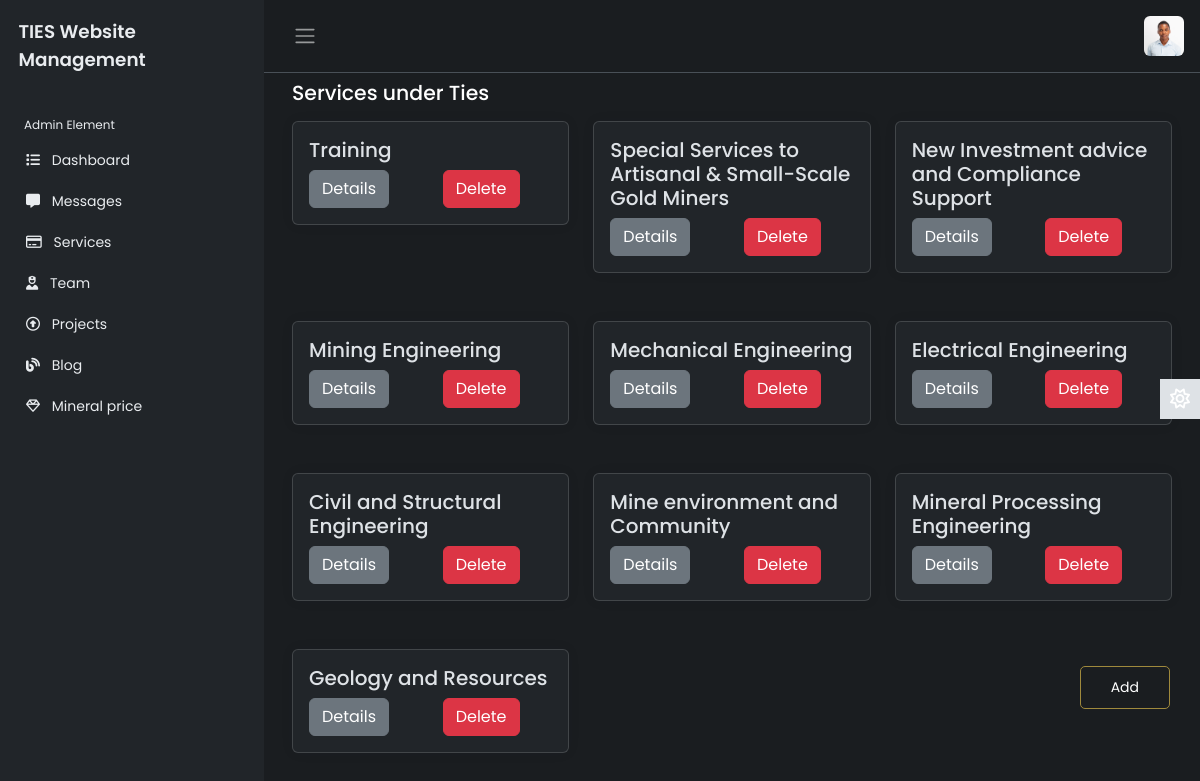
The page /administrator/services/ (signed in) on the database its author committed.
### app/models.py (models this page shows, shortened)
class Service(models.Model):
    title = models.CharField(max_length=200)
    body = models.TextField()
    image = models.ImageField()
    uploaded = models.DateTimeField(auto_now_add=True)

### administrator/views.py (the view)
# urls.py: path('services/', views.services, name='services'),
@login_required
def services(request):
    service = Service.objects.all().order_by('-id')
    context = {
        'service': service
    }
    return render(request, 'administrator/services.html', context)

### administrator/templates/administrator/services.html
{% extends 'administrator/base3.html' %}
{% load static %}
{% block content %}
<main class="content px-3 py-2">
    <div class="container-fluid">
        <div class="mb-3">
            <h4>Services under Ties</h4>
        </div>
        <div class="row">
            {% for i in service %}
            <div class="col-md-4 mb-4">
                <div class="card">
                    <div class="card-body">
                        <h5 class="card-title">{{i.title}}</h5>
                        <div class="row">
                            <div class="col-md-6">
                                <a href="{% url 'serviceDetails' i.id %}" class="btn btn-secondary">Details</a>
                            </div>
                            <div class="col-md-6">
                                <a href="{% url 'deleteService' i.id %}" class="btn btn-danger">Delete</a>
                            </div>
                        </div>
                    </div>
                </div>
            </div>
            {% endfor %}
        </div>
        <a href="{% url 'serviceAdd' %}">
            <button class="add">Add</button>
        </a>
    </div>
</main>
{% endblock %}

### administrator/static/administrator/index.css (style rules this page uses)
:root { --color-white: #ffffff; --color-light: #f0eff5; --color-gray-light: #86848c; --color-gray-dark: #56555e; --color-dark: #27282f; --color-primary: rgb(234,181,7); --color-danger: rgb(255,67,54); --color-ties1: #1a3048; --color-ties2: #9f893c; --color-ties3: #ffbf00; }
body { font-family: 'Poppins', sans-serif; font-size: 0.875rem; opacity: 1; overflow-y: scroll; margin: 0; }
a { cursor: pointer; text-decoration: none; font-family: 'Poppins', sans-serif; }
h4 { font-family: 'Poppins', sans-serif; font-size: 1.275rem; color: var(--bs-emphasis-color); }
.content { flex: 1; max-width: 100vm; width: 100vm; }
.add { padding: 10px 30px; border-radius: 5px; background: transparent; border: 1px solid var(--color-ties2); position: fixed; bottom: 100px; right: 30px; }
@media (min-width:768px) { .content { max-width: auto; width: auto; } }
.card { box-shadow: 0 0 .875rem 0 rgb(34,46,60, .05); margin-bottom: 24px; }

### rows shown on the page
Service: title "Training"
Service: title "Special Services to Artisanal & Small-Scale Gold Miners"
Service: title "New Investment advice and Compliance Support"
Service: title "Mining Engineering"
Service: title "Mechanical Engineering"
Service: title "Electrical Engineering"
Service: title "Civil and Structural Engineering"
Service: title "Mine environment and Community"
Service: title "Mineral Processing Engineering"
Service: title "Geology and Resources"
